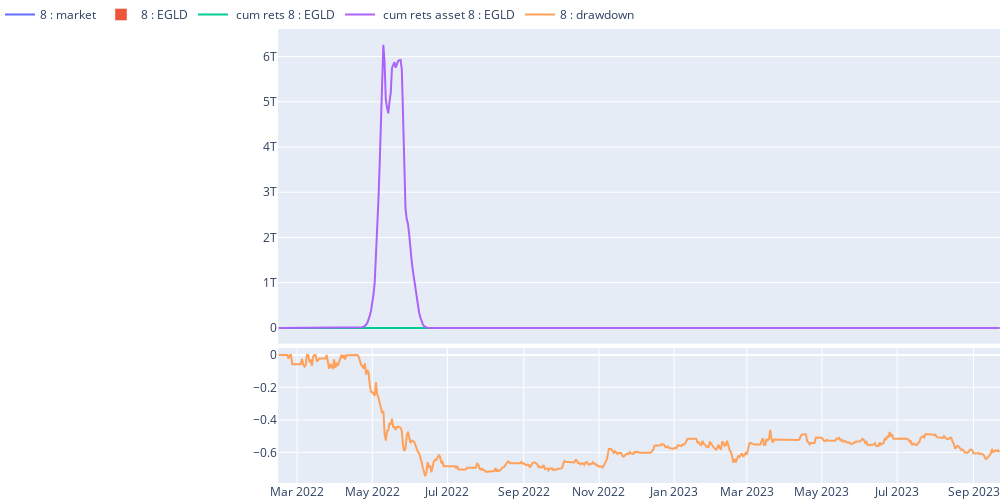
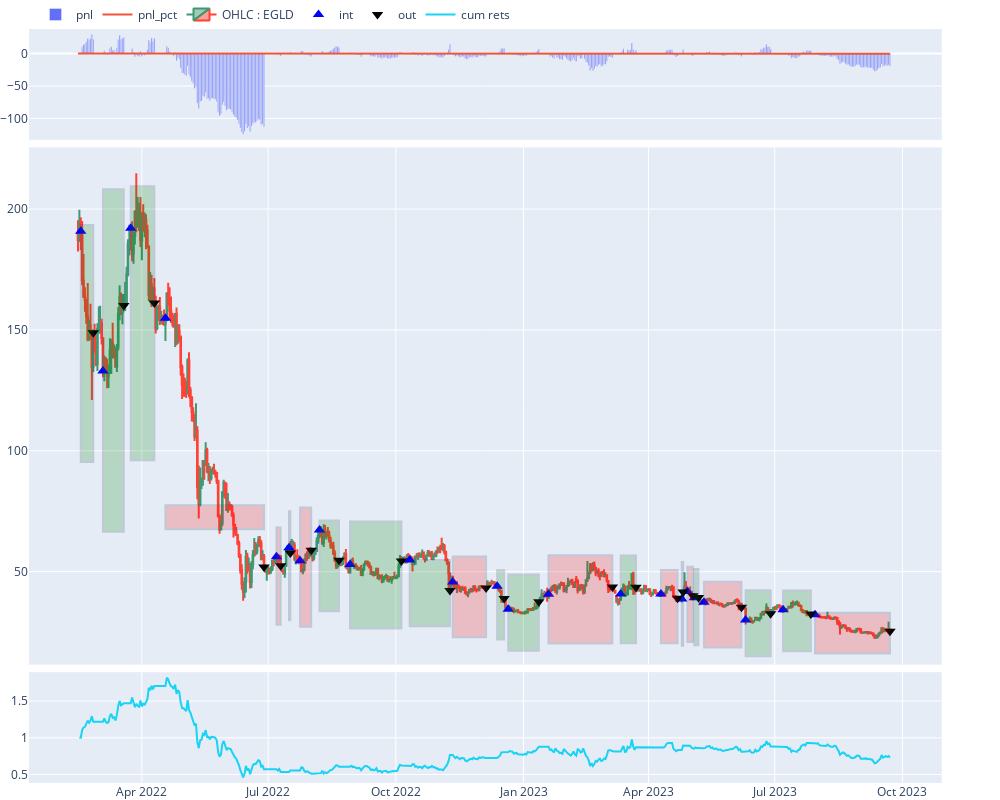

Here is the notebook cell these charts were saved with, in order:
### Code cell
agent.view_report()

### Figure 1 — Plotly figure (JSON) as saved in the notebook; plotly's stock layout.template omitted (floating-point values rounded to 4 significant figures; data arrays with more than 128 entries replaced by an {"elided": "..."} marker saying what was removed)
{"data": [{"name": "8 : market", "type": "scatter", "x": {"elided": "586 str values"}, "xaxis": "x", "y": {"elided": "586 float values"}, "yaxis": "y"}, {"name": "8 : EGLD", "type": "bar", "x": {"elided": "586 str values"}, "xaxis": "x", "y": {"elided": "586 float values"}, "yaxis": "y"}, {"name": " cum rets 8 : EGLD", "type": "scatter", "x": {"elided": "586 str values"}, "xaxis": "x", "y": {"elided": "586 float values"}, "yaxis": "y"}, {"name": " cum rets asset 8 : EGLD", "type": "scatter", "x": {"elided": "586 str values"}, "xaxis": "x", "y": {"elided": "586 float values"}, "yaxis": "y"}, {"name": "8 : drawdown", "type": "scatter", "x": {"elided": "586 str values"}, "xaxis": "x2", "y": {"elided": "586 float values"}, "yaxis": "y2"}], "layout": {"height": 500, "legend": {"orientation": "h", "x": 0.5, "xanchor": "right", "y": 1, "yanchor": "bottom"}, "margin": {"b": 0, "l": 10, "r": 0, "t": 0}, "width": 1000, "xaxis": {"anchor": "y", "domain": [0, 1], "matches": "x2", "showticklabels": false}, "xaxis2": {"anchor": "y2", "domain": [0, 1]}, "yaxis": {"anchor": "x", "domain": [0.307, 1]}, "yaxis2": {"anchor": "x2", "domain": [0, 0.297]}}}

### Figure 2 — Plotly figure (JSON) as saved in the notebook; plotly's stock layout.template omitted (floating-point values rounded to 4 significant figures; data arrays with more than 128 entries replaced by an {"elided": "..."} marker saying what was removed)
{"data": [{"name": "pnl", "type": "bar", "x": {"elided": "586 str values"}, "xaxis": "x", "y": {"elided": "586 float values"}, "yaxis": "y"}, {"name": "pnl_pct", "type": "scatter", "x": {"elided": "586 str values"}, "xaxis": "x", "y": {"elided": "586 float values"}, "yaxis": "y"}, {"close": {"elided": "586 float values"}, "high": {"elided": "586 float values"}, "low": {"elided": "586 float values"}, "name": "OHLC : EGLD", "open": {"elided": "586 float values"}, "type": "candlestick", "x": {"elided": "586 str values"}, "xaxis": "x2", "yaxis": "y3"}, {"marker": {"color": "blue", "size": 10, "symbol": 5}, "mode": "markers", "name": "int", "type": "scatter", "x": ["2022-02-16T00:00:00", "2022-03-04T00:00:00", "2022-03-24T00:00:00", "2022-04-18T00:00:00", "2022-07-07T00:00:00", "2022-07-16T00:00:00", "2022-07-24T00:00:00", "2022-08-07T00:00:00", "2022-08-29T00:00:00", "2022-10-11T00:00:00", "2022-11-11T00:00:00", "2022-12-13T00:00:00", "2022-12-21T00:00:00", "2023-01-19T00:00:00", "2023-03-12T00:00:00", "2023-04-10T00:00:00", "2023-04-25T00:00:00", "2023-04-29T00:00:00", "2023-05-04T00:00:00", "2023-05-11T00:00:00", "2023-06-10T00:00:00", "2023-07-07T00:00:00", "2023-07-30T00:00:00"], "xaxis": "x2", "y": [190.8, 133.0, 192.1, 154.8, 56.17, 59.9, 54.54, 67.19, 52.99, 54.79, 45.77, 43.93, 34.5, 40.68, 40.75, 40.8, 38.67, 41.85, 39.23, 37.31, 29.96, 34.27, 32.22], "yaxis": "y3"}, {"marker": {"color": "black", "size": 10, "symbol": 6}, "mode": "markers", "name": "out", "type": "scatter", "x": ["2022-02-25T00:00:00", "2022-03-19T00:00:00", "2022-04-10T00:00:00", "2022-06-28T00:00:00", "2022-07-10T00:00:00", "2022-07-17T00:00:00", "2022-08-01T00:00:00", "2022-08-21T00:00:00", "2022-10-05T00:00:00", "2022-11-09T00:00:00", "2022-12-05T00:00:00", "2022-12-18T00:00:00", "2023-01-12T00:00:00", "2023-03-06T00:00:00", "2023-03-23T00:00:00", "2023-04-22T00:00:00", "2023-04-26T00:00:00", "2023-05-03T00:00:00", "2023-05-07T00:00:00", "2023-06-07T00:00:00", "2023-06-28T00:00:00", "2023-07-27T00:00:00", "2023-09-22T00:00:00"], "xaxis": "x2", "y": [148.8, 160.1, 161.1, 51.98, 52.49, 57.68, 58.84, 54.71, 54.4, 42.17, 43.25, 38.91, 37.59, 43.67, 43.57, 39.01, 41.55, 40.05, 39.31, 35.29, 32.55, 32.5, 25.39], "yaxis": "y3"}, {"name": "cum rets", "type": "scatter", "x": {"elided": "586 str values"}, "xaxis": "x3", "y": {"elided": "586 float values"}, "yaxis": "y5"}], "layout": {"height": 800, "legend": {"orientation": "h", "x": 0.5, "xanchor": "right", "y": 1, "yanchor": "bottom"}, "margin": {"b": 0, "l": 10, "r": 0, "t": 0}, "shapes": [{"fillcolor": "green", "opacity": 0.2, "x0": "2022-02-16T00:00:00", "x1": "2022-02-25T00:00:00", "xref": "x2", "y0": 95.4, "y1": 193.4, "yref": "y3"}, {"fillcolor": "green", "opacity": 0.2, "x0": "2022-03-04T00:00:00", "x1": "2022-03-19T00:00:00", "xref": "x2", "y0": 66.5, "y1": 208.2, "yref": "y3"}, {"fillcolor": "green", "opacity": 0.2, "x0": "2022-03-24T00:00:00", "x1": "2022-04-10T00:00:00", "xref": "x2", "y0": 96.05, "y1": 209.5, "yref": "y3"}, {"fillcolor": "red", "opacity": 0.2, "x0": "2022-04-18T00:00:00", "x1": "2022-06-28T00:00:00", "xref": "x2", "y0": 77.42, "y1": 67.57, "yref": "y3"}, {"fillcolor": "red", "opacity": 0.2, "x0": "2022-07-07T00:00:00", "x1": "2022-07-10T00:00:00", "xref": "x2", "y0": 28.09, "y1": 68.24, "yref": "y3"}, {"fillcolor": "green", "opacity": 0.2, "x0": "2022-07-16T00:00:00", "x1": "2022-07-17T00:00:00", "xref": "x2", "y0": 29.95, "y1": 74.98, "yref": "y3"}, {"fillcolor": "red", "opacity": 0.2, "x0": "2022-07-24T00:00:00", "x1": "2022-08-01T00:00:00", "xref": "x2", "y0": 27.27, "y1": 76.49, "yref": "y3"}, {"fillcolor": "green", "opacity": 0.2, "x0": "2022-08-07T00:00:00", "x1": "2022-08-21T00:00:00", "xref": "x2", "y0": 33.59, "y1": 71.12, "yref": "y3"}, {"fillcolor": "green", "opacity": 0.2, "x0": "2022-08-29T00:00:00", "x1": "2022-10-05T00:00:00", "xref": "x2", "y0": 26.5, "y1": 70.72, "yref": "y3"}, {"fillcolor": "green", "opacity": 0.2, "x0": "2022-10-11T00:00:00", "x1": "2022-11-09T00:00:00", "xref": "x2", "y0": 27.39, "y1": 54.82, "yref": "y3"}, {"fillcolor": "red", "opacity": 0.2, "x0": "2022-11-11T00:00:00", "x1": "2022-12-05T00:00:00", "xref": "x2", "y0": 22.89, "y1": 56.23, "yref": "y3"}, {"fillcolor": "green", "opacity": 0.2, "x0": "2022-12-13T00:00:00", "x1": "2022-12-18T00:00:00", "xref": "x2", "y0": 21.96, "y1": 50.58, "yref": "y3"}, {"fillcolor": "green", "opacity": 0.2, "x0": "2022-12-21T00:00:00", "x1": "2023-01-12T00:00:00", "xref": "x2", "y0": 17.25, "y1": 48.87, "yref": "y3"}, {"fillcolor": "red", "opacity": 0.2, "x0": "2023-01-19T00:00:00", "x1": "2023-03-06T00:00:00", "xref": "x2", "y0": 20.34, "y1": 56.77, "yref": "y3"}, {"fillcolor": "green", "opacity": 0.2, "x0": "2023-03-12T00:00:00", "x1": "2023-03-23T00:00:00", "xref": "x2", "y0": 20.38, "y1": 56.64, "yref": "y3"}, {"fillcolor": "red", "opacity": 0.2, "x0": "2023-04-10T00:00:00", "x1": "2023-04-22T00:00:00", "xref": "x2", "y0": 20.4, "y1": 50.71, "yref": "y3"}, {"fillcolor": "green", "opacity": 0.2, "x0": "2023-04-25T00:00:00", "x1": "2023-04-26T00:00:00", "xref": "x2", "y0": 19.34, "y1": 54.02, "yref": "y3"}, {"fillcolor": "red", "opacity": 0.2, "x0": "2023-04-29T00:00:00", "x1": "2023-05-03T00:00:00", "xref": "x2", "y0": 20.93, "y1": 52.06, "yref": "y3"}, {"fillcolor": "green", "opacity": 0.2, "x0": "2023-05-04T00:00:00", "x1": "2023-05-07T00:00:00", "xref": "x2", "y0": 19.61, "y1": 51.1, "yref": "y3"}, {"fillcolor": "red", "opacity": 0.2, "x0": "2023-05-11T00:00:00", "x1": "2023-06-07T00:00:00", "xref": "x2", "y0": 18.66, "y1": 45.88, "yref": "y3"}, {"fillcolor": "green", "opacity": 0.2, "x0": "2023-06-10T00:00:00", "x1": "2023-06-28T00:00:00", "xref": "x2", "y0": 14.98, "y1": 42.31, "yref": "y3"}, {"fillcolor": "green", "opacity": 0.2, "x0": "2023-07-07T00:00:00", "x1": "2023-07-27T00:00:00", "xref": "x2", "y0": 17.14, "y1": 42.25, "yref": "y3"}, {"fillcolor": "red", "opacity": 0.2, "x0": "2023-07-30T00:00:00", "x1": "2023-09-22T00:00:00", "xref": "x2", "y0": 16.11, "y1": 33.01, "yref": "y3"}], "width": 1000, "xaxis": {"anchor": "y", "domain": [0, 0.94], "matches": "x3", "rangeslider": {"visible": false}, "showticklabels": false}, "xaxis2": {"anchor": "y3", "domain": [0, 0.94], "matches": "x3", "rangeslider": {"visible": false}, "showticklabels": false}, "xaxis3": {"anchor": "y5", "domain": [0, 0.94], "rangeslider": {"visible": false}}, "yaxis": {"anchor": "x", "domain": [0.853, 1]}, "yaxis2": {"anchor": "x", "overlaying": "y", "side": "right"}, "yaxis3": {"anchor": "x2", "domain": [0.157, 0.843]}, "yaxis4": {"anchor": "x2", "overlaying": "y3", "side": "right"}, "yaxis5": {"anchor": "x3", "domain": [0, 0.147]}, "yaxis6": {"anchor": "x3", "overlaying": "y5", "side": "right"}}}
